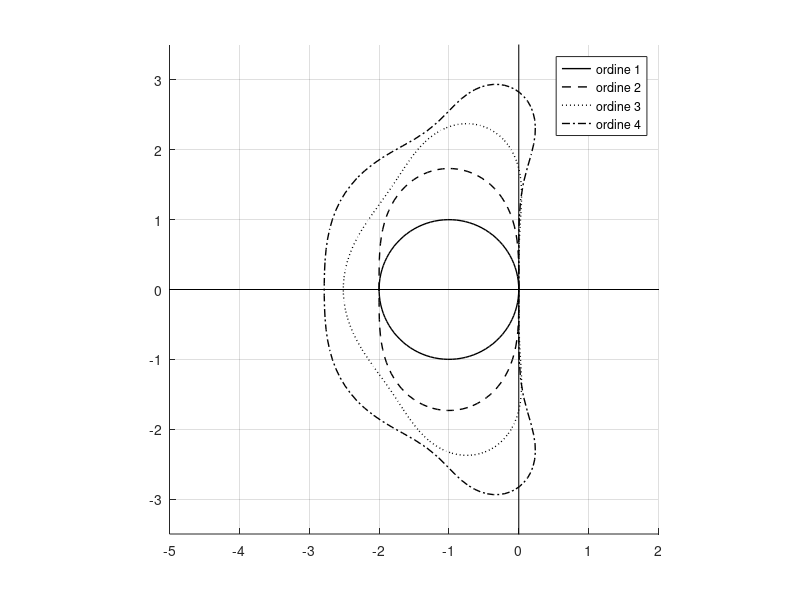

Source code (MATLAB):
% Come plottare le regioni di stabilità
% https://www.mathworks.com/matlabcentral/mlc-downloads/downloads/submissions/23972/versions/22/previews/chebfun/examples/ode/html/Regions.html

% Serve il pacchetto chebfun

clc
close all
clear all

set(0,'DefaultAxesColorOrder',[0 0 0],'DefaultAxesLineStyleOrder','-|--|:|-.')


C = 'Color';
%c = {'b','r','g','m','y','c'};
c = {'k','k','k','k','k','k'};
x = [0 0];
y = [-8 8];
K = 'k';
LW = 'LineWidth';
FS = 'FontSize';
DN = 'DisplayName';

%t = chebfun('t',[0 2*pi]);
t = linspace(0,2*pi,100);
z = exp(1i*t);

figure
hold on


w = z-1;
plot(w,C,c{1},LW,1,DN,'ordine 1')

for i = 1:3
  w = w-(1+w+.5*w.^2-z.^2)./(1+w);
end
plot(w,C,c{2},LW,1,DN,'ordine 2')

for i = 1:4
  w = w-(1+w+.5*w.^2+w.^3/6-z.^3)./(1+w+w.^2/2);
end
plot(w,C,c{3},LW,1,DN,'ordine 3')

for i = 1:4
  w = w-(1+w+.5*w.^2+w.^3/6+w.^4/24-z.^4)...
      ./(1+w+w.^2/2+w.^3/6);
end
plot(w,C,c{4},LW,1,DN,'ordine 4')

% gli assi
plot(y,x,'-k',LW,0.6,'HandleVisibility','off')
plot(x,y,'-k',LW,0.6,'HandleVisibility','off')

axis([-5 2 -3.5 3.5]), axis square, grid on
%title('Runge-Kutta orders 1,2,3,4',FS,16)
legend
set(legend,'Location','Best')